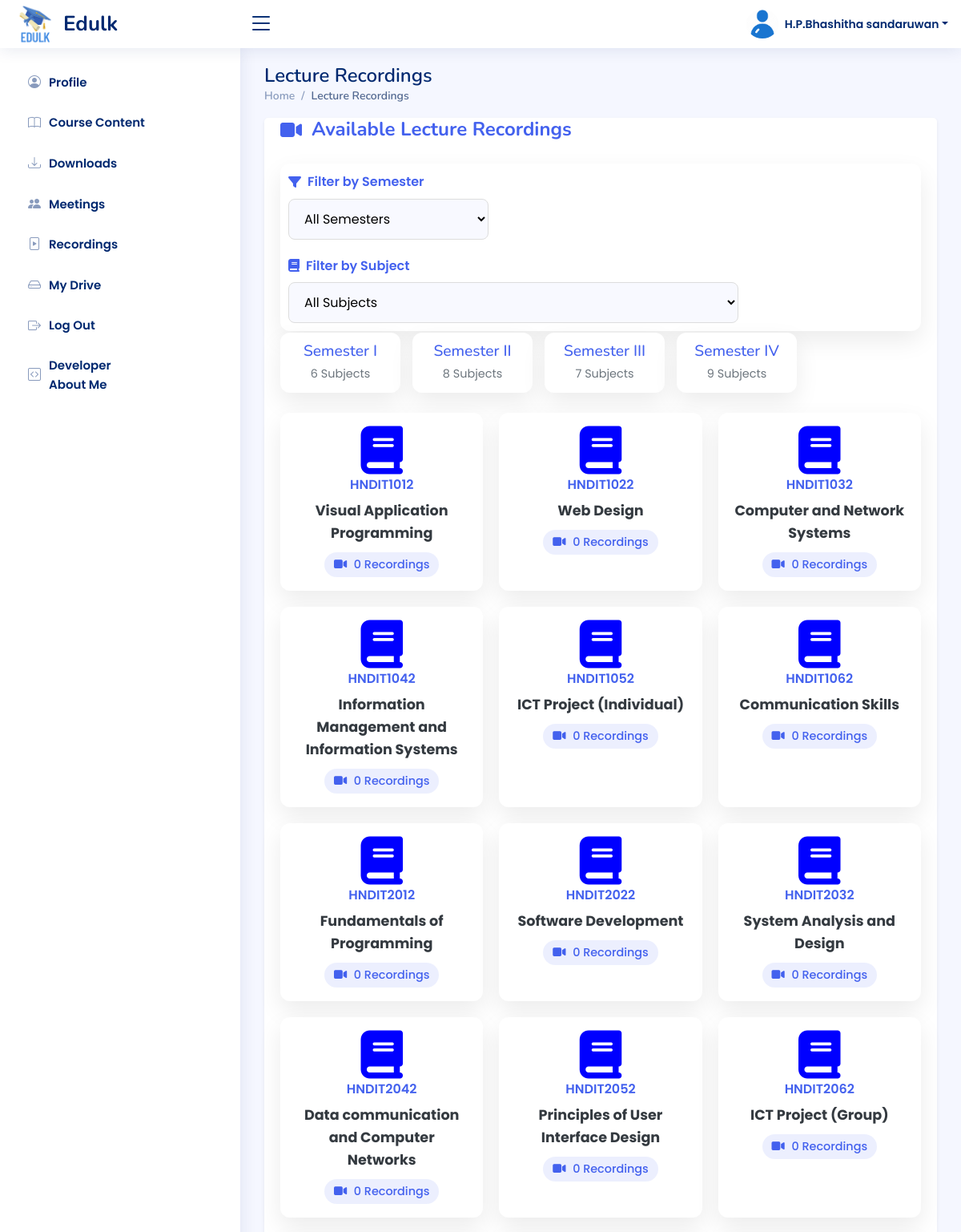
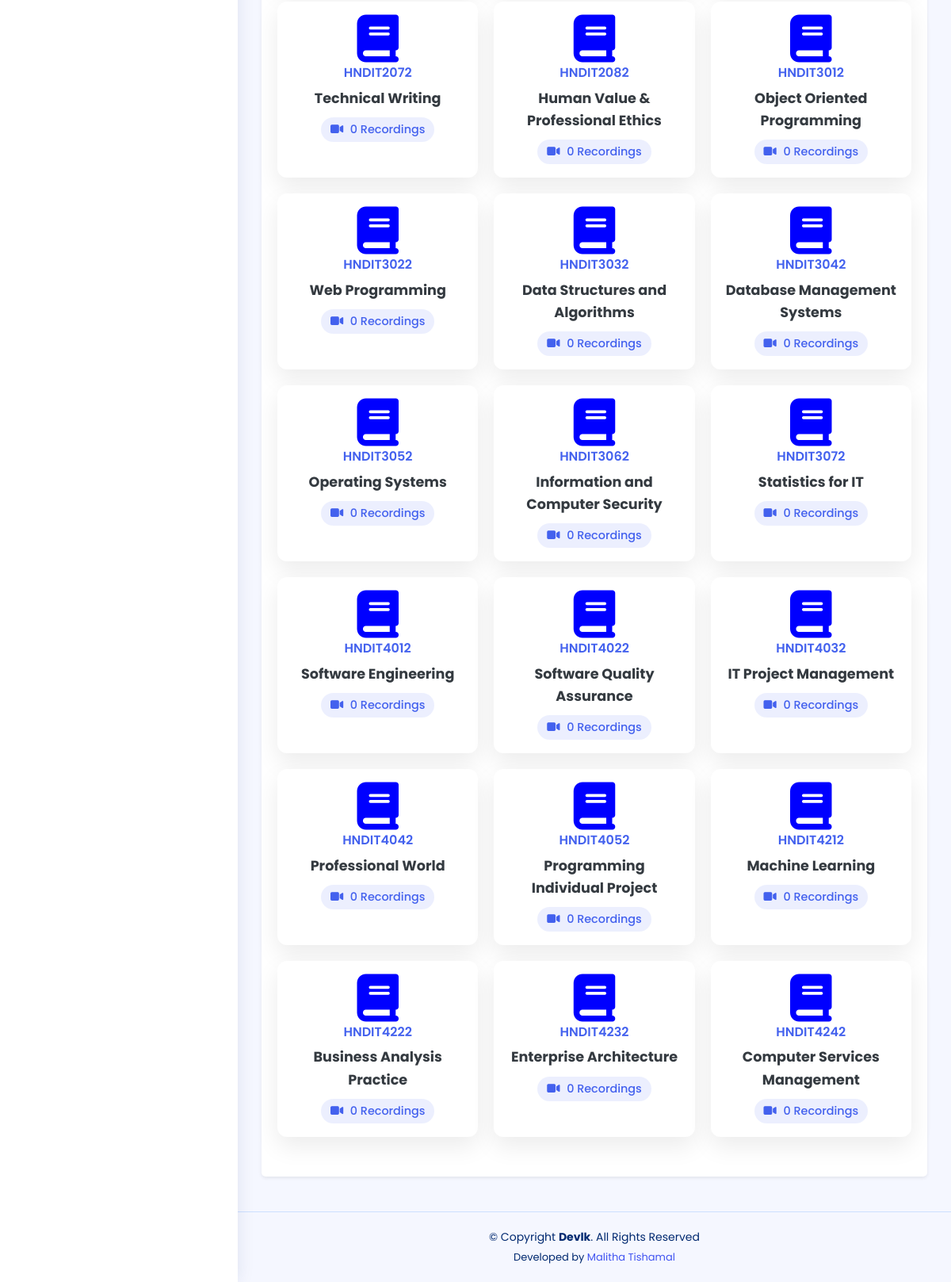
Screenshot of /pages-lecture-recordings.php (signed in) with the database file from the repository (2 pictures, top to bottom).
### tables this page shows
CREATE TABLE `students` (
  `id` int(11) NOT NULL,
  `name` varchar(100) DEFAULT NULL,
  `regno` varchar(20) DEFAULT NULL,
  `nic` varchar(20) DEFAULT NULL,
  `email` varchar(100) DEFAULT NULL,
  `gender` enum('Male','Female','Other') DEFAULT NULL,
  `address` text DEFAULT NULL,
  `nowstatus` varchar(50) DEFAULT NULL,
  `mobile` varchar(15) DEFAULT NULL,
  `mobile2` varchar(10) NOT NULL,
  `password` varchar(255) DEFAULT NULL,
  `status` enum('pending','approved','rejected') DEFAULT 'approved',
  `created_at` datetime DEFAULT current_timestamp(),
  `last_login` datetime DEFAULT NULL,
  `profile_picture` varchar(255) NOT NULL DEFAULT 'uploads/profile_pictures/default.jpg',
  `blog` varchar(200) NOT NULL,
  `facebook` varchar(200) NOT NULL,
  `linkedin` varchar(200) NOT NULL,
  `github` varchar(200) NOT NULL
);

CREATE TABLE `subjects` (
  `id` int(11) NOT NULL,
  `semester` varchar(50) DEFAULT NULL,
  `code` varchar(20) DEFAULT NULL,
  `name` varchar(255) DEFAULT NULL,
  `description` varchar(255) DEFAULT NULL
);

### pages-lecture-recordings.php (the view, shortened to what this page needs)
<?php
require_once 'includes/db-conn.php';
$user_id = $_SESSION['student_id'];
$sql = "SELECT * FROM students WHERE id = ?";
$stmt = $conn->prepare($sql);
$stmt->bind_param("i", $user_id);
$stmt->execute();
$result = $stmt->get_result();
$user = $result->fetch_assoc();
$semesters = [];
$semesterQuery = $conn->query("SELECT DISTINCT semester FROM subjects ORDER BY semester");
while ($row = $semesterQuery->fetch_assoc()) {
    $semesters[] = $row['semester'];
}
$selected_semester = $_GET['semester'] ?? '';
$subjectList = [];
$subjectQuery = $conn->prepare("
    SELECT s.*,
           COUNT(r.id) AS recording_count
    FROM subjects s
    LEFT JOIN recordings r
        ON s.id = r.subject_id
       AND r.status = 'active'
       AND (r.access_level = 'public' OR r.access_level = 'batch')
    WHERE s.semester = ? OR ? = ''
    GROUP BY s.id
    ORDER BY s.code
");
$subjectQuery->bind_param("ss", $selected_semester, $selected_semester);
$subjectQuery->execute();
$subjectResult = $subjectQuery->get_result();
while ($row = $subjectResult->fetch_assoc()) {
    $subjectList[] = $row;
}
$selected_subject = isset($_GET['subject']) ? intval($_GET['subject']) : null;
?>
<!DOCTYPE html>
<html lang="en">
<head>
    <link href="https://cdnjs.cloudflare.com/ajax/libs/font-awesome/6.4.0/css/all.min.css" rel="stylesheet">
    <?php include_once("includes/css-links-inc.php"); ?>
</head>
<body>
    <?php include_once("includes/header.php") ?>
    <?php include_once("includes/student-sidebar.php") ?>
    <main id="main" class="main">
        <div class="pagetitle">
            <h1>Lecture Recordings</h1>
            <nav>
                <ol class="breadcrumb">
                    <li class="breadcrumb-item"><a href="index.php">Home</a></li>
                    <li class="breadcrumb-item active">Lecture Recordings</li>
                </ol>
            </nav>
        </div>
        <div class="card mb-4 shadow-sm">
            <div class="card-body">
                <div class="page-header">
                    <h2 class="page-title">
                        <i class="fa-solid fa-video"></i>
                        Available Lecture Recordings
                    </h2>
                    <div class="filters-container">
                        <div class="filter-group">
                            <label class="filter-label">
                                <i class="fa-solid fa-filter"></i> Filter by Semester
                            </label>
                            <select class="filter-select" id="semesterSelect" onchange="filterBySemester(this.value)">
                                <option value="">All Semesters</option>
                            </select>
                        </div>
                        <div class="filter-group">
                            <label class="filter-label">
                                <i class="fa-solid fa-book"></i> Filter by Subject
                            </label>
                            <select class="filter-select" id="subjectSelect" onchange="filterBySubject(this.value)">
                                <option value="">All Subjects</option>
                            </select>
                        </div>
                    </div>
                </div>
                <div class="semester-cards">
                    <?php foreach ($semesters as $semester): ?>
                        <div class="semester-card <?= $selected_semester === $semester ? 'active' : '' ?>"
                             onclick="filterBySemester('<?= htmlspecialchars($semester) ?>')">
                            <h3><?= htmlspecialchars($semester) ?></h3>
                            <div class="count">
                                <?php
                                $count = 0;
                                foreach ($subjectList as $subject) {
                                    if ($subject['semester'] === $semester) {
                                        $count++;
                                    }
                                }
                                echo $count . ' Subject' . ($count !== 1 ? 's' : '');
                                ?>
                            </div>
                        </div>
                    <?php endforeach; ?>
                </div>
                <div class="subject-cards">
                    <?php if (count($subjectList) > 0): ?>
                        <?php foreach ($subjectList as $subject): ?>
                            <div class="subject-card <?= $selected_subject == $subject['id'] ? 'active' : '' ?>"
                                 onclick="window.location.href='subject-recordings.php?subject=<?= $subject['id'] ?>'">
                                 <i class="fa-solid fa-book" style=" font-size: 60px; color: blue;"></i>
                                <div class="code"><?= htmlspecialchars($subject['code']) ?></div>
                                <div class="name"><?= htmlspecialchars($subject['name']) ?></div>
                                <div class="count">
                                    <i class="fa-solid fa-video"></i>
                                    <?= intval($subject['recording_count']) ?> Recording<?= $subject['recording_count'] != 1 ? 's' : '' ?>
                                </div>
                            </div>
                        <?php endforeach; ?>
                    <?php endif; ?>
                </div>
        </div>
    </main>
    <?php include_once("includes/footer.php"); ?>
</body>
</html>

### includes/header.php (shortened to what this page needs)
<header id="header" class="header fixed-top d-flex align-items-center">
    <div class="d-flex align-items-center justify-content-between">
        <a href="" class="logo d-flex align-items-center">
            <img src="<?php echo $base_url; ?>assets/images/logos/edulk-logo.png" alt="">
            <span class="d-none d-lg-block">Edulk</span>
        </a>
        <i class="bi bi-list toggle-sidebar-btn"></i>
    </div>
    <nav class="header-nav ms-auto">
        <ul class="d-flex align-items-center">
            <?php
                $profilePic = isset($user['profile_picture']) && $user['profile_picture'] ? $user['profile_picture'] : 'default.jpg';
            ?>
            <li class="nav-item dropdown pe-3">
                <a class="nav-link nav-profile d-flex align-items-center pe-0" href="#" data-bs-toggle="dropdown">
                   <img id="profilePicture" src="<?php echo $profilePic; ?>" alt="Profile Picture" class="rounded-circle" style="width: 40px !important; height: 40px !important; object-fit: cover;">
                    <span class="d-none d-md-block dropdown-toggle ps-2"><?php echo htmlspecialchars($user['name']); ?></span>
                </a>
            </li>
        </ul>
    </nav>
</header>

### assets/css/style.css (style rules this page uses)
:root { scroll-behavior: smooth; }
body { font-family: "Open Sans", sans-serif; background: #f6f9ff; color: #444444; }
a { color: #4154f1; text-decoration: none; }
h1, h2, h3, h4, h5, h6 { font-family: "Nunito", sans-serif; }
#main { margin-top: 60px; padding: 20px 30px; transition: all 0.3s; }
.pagetitle { margin-bottom: 10px; }
.pagetitle h1 { font-size: 24px; margin-bottom: 0; font-weight: 600; color: #012970; }
.card { margin-bottom: 30px; border: none; border-radius: 5px; box-shadow: 0px 0 30px rgba(1, 41, 112, 0.1); }
.card-body { padding: 0 20px 20px 20px; }
.breadcrumb { font-size: 14px; font-family: "Nunito", sans-serif; color: #899bbd; font-weight: 600; }
.breadcrumb a { color: #899bbd; transition: 0.3s; }
.breadcrumb .breadcrumb-item::before { color: #899bbd; }
.breadcrumb .active { color: #51678f; font-weight: 600; }
.logo { line-height: 1; }
@media (min-width: 1200px) { .logo { width: 280px; } }
.logo img { max-height: 50px; margin-right: 6px; }
.logo span { font-size: 26px; font-weight: 700; color: #012970; font-family: "Nunito", sans-serif; }
.header { transition: all 0.5s; z-index: 997; height: 60px; box-shadow: 0px 2px 20px rgba(1, 41, 112, 0.1); background-color: #fff; padding-left: 20px; }
.header .toggle-sidebar-btn { font-size: 32px; padding-left: 10px; cursor: pointer; color: #012970; }
.header-nav ul { list-style: none; }
.header-nav>ul { margin: 0; padding: 0; }
.header-nav .nav-profile { color: #012970; }
.header-nav .nav-profile img { max-height: 36px; }
.header-nav .nav-profile span { font-size: 14px; font-weight: 600; }
@media (min-width: 1200px) { #main, #footer { margin-left: 300px; } }

### pages-lecture-recordings.php (style rules this page uses)
:root { --primary: #4361ee; --primary-dark: #3a56d4; --secondary: #6c757d; --light: #f8f9fa; --dark: #343a40; --success: #28a745; --card-shadow: 0 12px 30px rgba(0,0,0,0.08); --border-radius: 12px; --transition: all 0.3s ease; }
* { margin: 0; padding: 0; box-sizing: border-box; }
body { background: #f5f7ff; font-family: 'Poppins', sans-serif; color: #333; line-height: 1.6; }
.page-header { display: flex; justify-content: space-between; align-items: center; margin-bottom: 2px; flex-wrap: wrap; gap: 20px; }
.page-title { font-size: 1.5rem; font-weight: 700; color: var(--primary); display: flex; align-items: center; gap: 12px; }
.filters-container { display: flex; gap: 20px; flex-wrap: wrap; background: white; padding: 10px 10px; border-radius: var(--border-radius); box-shadow: var(--card-shadow); }
.filter-group { display: flex; flex-direction: column; min-width: 250px; }
.filter-label { font-weight: 600; margin-bottom: 8px; color: var(--primary); display: flex; align-items: center; gap: 8px; }
.filter-select { padding: 12px 15px; border: 1px solid #ddd; border-radius: 8px; font-size: 1rem; transition: var(--transition); background: #f8f9ff; }
.semester-cards { display: flex; gap: 15px; flex-wrap: wrap; margin-bottom: 25px; }
.semester-card { background: white; border-radius: var(--border-radius); box-shadow: var(--card-shadow); padding: 10px 10px; transition: var(--transition); cursor: pointer; border: 2px solid transparent; min-width: 150px; text-align: center; }
.semester-card h3 { font-size: 1.2rem; margin-bottom: 5px; color: var(--primary); }
.semester-card .count { font-size: 0.9rem; color: var(--secondary); }
.subject-cards { display: flex; gap: 20px; flex-wrap: wrap; margin-bottom: 30px; }
.subject-card { background: white; border-radius: var(--border-radius); box-shadow: var(--card-shadow); padding: 15px; transition: var(--transition); cursor: pointer; border: 2px solid transparent; min-width: 250px; text-align: center; flex: 1; }
.subject-card .code { font-size: 1rem; font-weight: 600; color: var(--primary); margin-bottom: 5px; }
.subject-card .name { font-size: 1.1rem; font-weight: 700; margin-bottom: 10px; color: var(--dark); }
.subject-card .count { display: inline-block; background: rgba(67, 97, 238, 0.1); color: var(--primary); padding: 4px 12px; border-radius: 30px; font-size: 0.9rem; font-weight: 500; }
.subject-card .count i { margin-right: 5px; }

### rows the page displays
students: profile_picture (placeholder picture), name "H.P.Bhashitha sandaruwan"
subjects: code "HNDIT1012", name "Visual Application Programming", recording_count "0"
subjects: code "HNDIT1022", name "Web Design", recording_count "0"
subjects: code "HNDIT1032", name "Computer and Network Systems", recording_count "0"
subjects: code "HNDIT1042", name "Information Management and Information Systems", recording_count "0"
subjects: code "HNDIT1052", name "ICT Project (Individual)", recording_count "0"
subjects: code "HNDIT1062", name "Communication Skills", recording_count "0"
subjects: code "HNDIT2012", name "Fundamentals of Programming", recording_count "0"
subjects: code "HNDIT2022", name "Software Development", recording_count "0"
subjects: code "HNDIT2032", name "System Analysis and Design", recording_count "0"
subjects: code "HNDIT2042", name "Data communication and Computer Networks", recording_count "0"
subjects: code "HNDIT2052", name "Principles of User Interface Design", recording_count "0"
subjects: code "HNDIT2062", name "ICT Project (Group)", recording_count "0"
subjects: code "HNDIT2072", name "Technical Writing", recording_count "0"
subjects: code "HNDIT2082", name "Human Value & Professional Ethics", recording_count "0"
subjects: code "HNDIT3012", name "Object Oriented Programming", recording_count "0"
subjects: code "HNDIT3022", name "Web Programming", recording_count "0"
subjects: code "HNDIT3032", name "Data Structures and Algorithms", recording_count "0"
subjects: code "HNDIT3042", name "Database Management Systems", recording_count "0"
subjects: code "HNDIT3052", name "Operating Systems", recording_count "0"
subjects: code "HNDIT3062", name "Information and Computer Security", recording_count "0"
subjects: code "HNDIT3072", name "Statistics for IT", recording_count "0"
subjects: code "HNDIT4012", name "Software Engineering", recording_count "0"
subjects: code "HNDIT4022", name "Software Quality Assurance", recording_count "0"
subjects: code "HNDIT4032", name "IT Project Management", recording_count "0"
subjects: code "HNDIT4042", name "Professional World", recording_count "0"
subjects: code "HNDIT4052", name "Programming Individual Project", recording_count "0"
subjects: code "HNDIT4212", name "Machine Learning", recording_count "0"
subjects: code "HNDIT4222", name "Business Analysis Practice", recording_count "0"
subjects: code "HNDIT4232", name "Enterprise Architecture", recording_count "0"
subjects: code "HNDIT4242", name "Computer Services Management", recording_count "0"

### other values shown
$semester "Semester I"
$count "6"
$semester "Semester II"
$count "8"
$semester "Semester III"
$count "7"
$semester "Semester IV"
$count "9"
